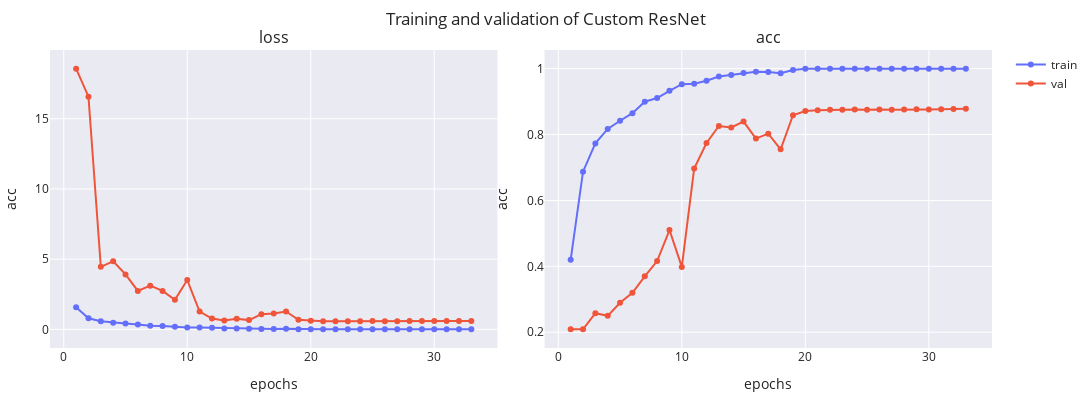

This figure's notebook cell:
### Markdown cell above
### 2.3 Model with residual connections

### Code cell
resnet = CustomResNet(num_classes=5)
optimizer = Adam(learning_rate=1e-3)
resnet.compile(optimizer=optimizer, loss="sparse_categorical_crossentropy", metrics=[SparseCategoricalAccuracy('acc')])
resnet_history = train_model(
    resnet,
    train_dataset,
    val_dataset,
    path=model_dir,
    epochs=50,
    verbose=1,
    lr_patience=5,
    val_patience=10,
).history
print(
    f"Final loss: training -> {resnet_history['loss'][-1]:.2f}, validation -> {resnet_history['val_loss'][-1]:.2f}"
)
print(
    f"Final accuracy: training -> {resnet_history['acc'][-1]:.2f}, validation -> {resnet_history['val_acc'][-1]:.2f}"
)
plot_history(resnet_history, ['loss', 'acc'], name='Custom ResNet')

### Figure 1 — Plotly figure (JSON) as saved in the notebook; plotly's stock layout.template omitted (floating-point values rounded to 4 significant figures)
{"data": [{"line": {"color": "#636EFA"}, "marker": {"color": "#636EFA"}, "mode": "lines+markers", "name": "train", "showlegend": true, "type": "scatter", "x": [1, 2, 3, 4, 5, 6, 7, 8, 9, 10, 11, 12, 13, 14, 15, 16, 17, 18, 19, 20, 21, 22, 23, 24, 25, 26, 27, 28, 29, 30, 31, 32, 33], "xaxis": "x", "y": [1.576, 0.789, 0.5756, 0.4693, 0.4091, 0.3503, 0.2635, 0.2313, 0.1785, 0.1263, 0.1279, 0.1058, 0.06765, 0.0533, 0.03835, 0.02776, 0.03172, 0.0415, 0.01398, 0.003, 0.001272, 0.00119, 0.0009795, 0.0009201, 0.0007778, 0.0007881, 0.000666, 0.000657, 0.0005989, 0.0005238, 0.0005587, 0.0004472, 0.0004763], "yaxis": "y"}, {"line": {"color": "#EF553B"}, "marker": {"color": "#EF553B"}, "mode": "lines+markers", "name": "val", "showlegend": true, "type": "scatter", "x": [1, 2, 3, 4, 5, 6, 7, 8, 9, 10, 11, 12, 13, 14, 15, 16, 17, 18, 19, 20, 21, 22, 23, 24, 25, 26, 27, 28, 29, 30, 31, 32, 33], "xaxis": "x", "y": [18.57, 16.57, 4.456, 4.848, 3.912, 2.738, 3.109, 2.739, 2.112, 3.511, 1.268, 0.7679, 0.6303, 0.7474, 0.6587, 1.081, 1.123, 1.273, 0.6807, 0.6079, 0.5769, 0.5768, 0.5727, 0.5732, 0.587, 0.579, 0.585, 0.5946, 0.5925, 0.592, 0.5927, 0.5932, 0.595], "yaxis": "y"}, {"line": {"color": "#636EFA"}, "marker": {"color": "#636EFA"}, "mode": "lines+markers", "name": "train", "showlegend": false, "type": "scatter", "x": [1, 2, 3, 4, 5, 6, 7, 8, 9, 10, 11, 12, 13, 14, 15, 16, 17, 18, 19, 20, 21, 22, 23, 24, 25, 26, 27, 28, 29, 30, 31, 32, 33], "xaxis": "x2", "y": [0.4199, 0.6873, 0.7731, 0.8169, 0.8419, 0.8647, 0.8996, 0.9106, 0.9327, 0.9529, 0.954, 0.963, 0.9759, 0.9805, 0.9866, 0.9907, 0.99, 0.9858, 0.9961, 0.9994, 0.9997, 0.9997, 0.9997, 0.9997, 0.9999, 0.9997, 0.9997, 0.9998, 0.9998, 0.9998, 0.9997, 0.9999, 0.9999], "yaxis": "y2"}, {"line": {"color": "#EF553B"}, "marker": {"color": "#EF553B"}, "mode": "lines+markers", "name": "val", "showlegend": false, "type": "scatter", "x": [1, 2, 3, 4, 5, 6, 7, 8, 9, 10, 11, 12, 13, 14, 15, 16, 17, 18, 19, 20, 21, 22, 23, 24, 25, 26, 27, 28, 29, 30, 31, 32, 33], "xaxis": "x2", "y": [0.2088, 0.2088, 0.2578, 0.2499, 0.2895, 0.3196, 0.3696, 0.4161, 0.5101, 0.3983, 0.6967, 0.7744, 0.8258, 0.8214, 0.8392, 0.7877, 0.8026, 0.7551, 0.8585, 0.8714, 0.8733, 0.8748, 0.8753, 0.8763, 0.8748, 0.8763, 0.8753, 0.8763, 0.8768, 0.8763, 0.8768, 0.8778, 0.8783], "yaxis": "y2"}], "layout": {"annotations": [{"font": {"size": 16}, "showarrow": false, "text": "loss", "x": 0.2375, "xanchor": "center", "xref": "paper", "y": 1, "yanchor": "bottom", "yref": "paper"}, {"font": {"size": 16}, "showarrow": false, "text": "acc", "x": 0.7625, "xanchor": "center", "xref": "paper", "y": 1, "yanchor": "bottom", "yref": "paper"}], "height": 400, "margin": {"b": 10, "l": 10, "r": 10, "t": 50}, "title": {"text": "Training and validation of Custom ResNet"}, "width": 1200, "xaxis": {"anchor": "y", "domain": [0, 0.475], "title": {"text": "epochs"}}, "xaxis2": {"anchor": "y2", "domain": [0.525, 1], "title": {"text": "epochs"}}, "yaxis": {"anchor": "x", "domain": [0, 1], "title": {"text": "acc"}}, "yaxis2": {"anchor": "x2", "domain": [0, 1], "title": {"text": "acc"}}}}
